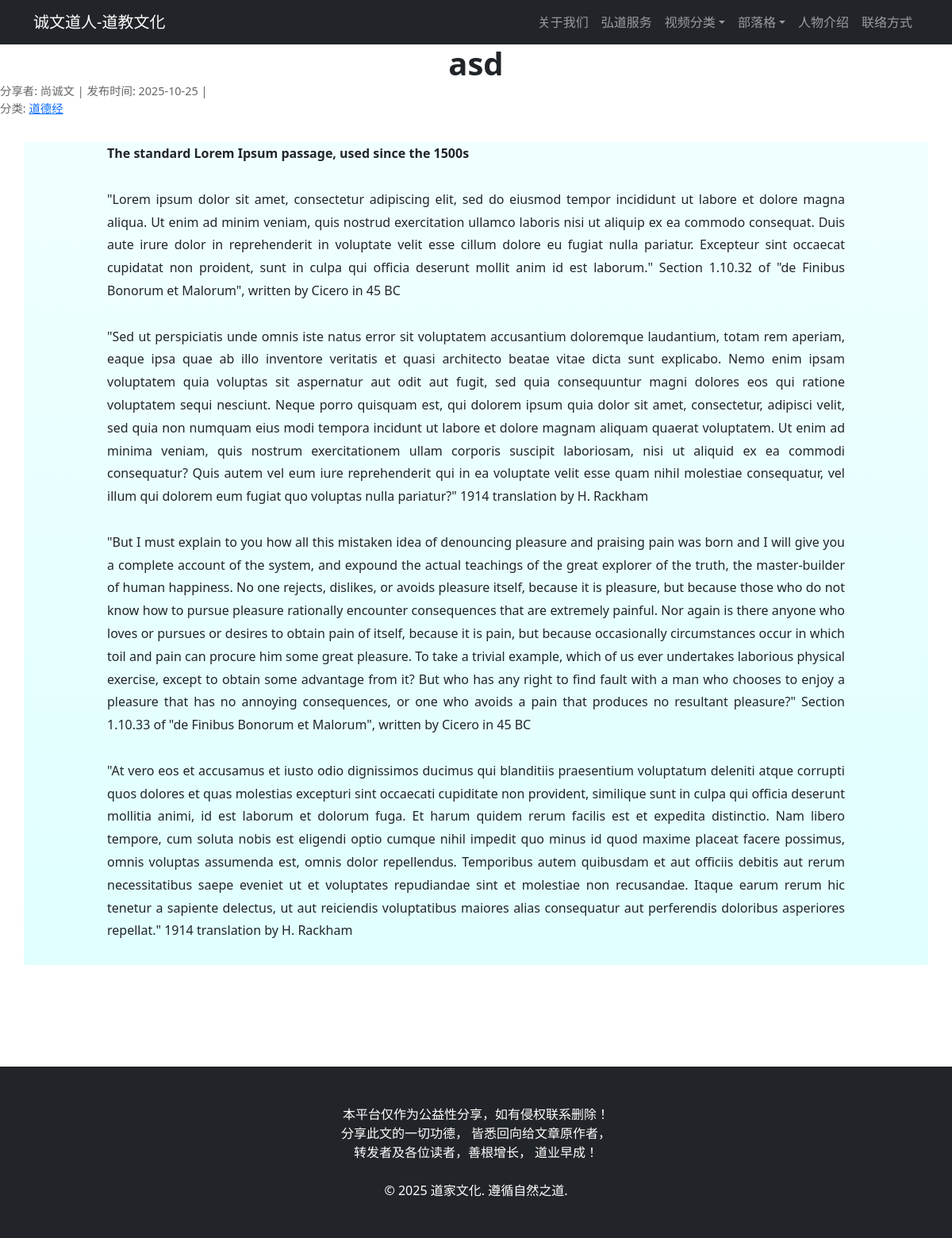
Screenshot of /post/9/ with the database file from the repository.
### Taoism_site/models.py (models this page shows, shortened)
class Post(models.Model):
	title = models.CharField(max_length=200)
	content = models.TextField()
	excerpt = models.TextField(max_length=300, blank=True)
	author = models.ForeignKey(User, on_delete=models.CASCADE)
	category = models.ForeignKey(Blog_Category, on_delete=models.CASCADE)
	created_at = models.DateTimeField(default=datetime.datetime.now)
	updated_at = models.DateTimeField(default=datetime.datetime.now)
	is_published = models.BooleanField(default=True)
	views = models.PositiveIntegerField(default=0)
	class Meta:
		ordering = ['-created_at']
	def increase_views(self):
		self.views += 1
		self.save(update_fields=['views'])

class Blog_Category(models.Model):
	name = models.CharField(max_length=100)
	description = models.TextField(blank=True)
	created_at = models.DateTimeField(default=datetime.datetime.now)
	class Meta:
		verbose_name_plural = 'Blog_Categories'

### Taoism_site/views.py (the view)
# urls.py: path('post/<int:pk>/', views.post_detail, name='post_detail'),
def post_detail(request, pk):
	post = get_object_or_404(Post, pk=pk, is_published=True)
	post.increase_views()
	context = {
		'post': post,
		'blog_categories': Blog_Category.objects.all(),
		'tk_categories' :  TK_Category.objects.all(),
		'recent_posts': Post.objects.filter(is_published=True)[:5],
	}
	return render(request, 'blogpost_detail.html', context)

### Taoism_site/templates/blogpost_detail.html (shortened to what this page needs)
{% extends 'base.html' %}
{% load static %}
{% block content %}
<article class="card-title"  >
    <h1 class="card-title"><center><strong>{{ post.title }}</strong></center></h1>
    <div class="post-meta" >
        <span>分享者: {{ post.author.last_name }}{{post.author.first_name}}</span> |
        <span>发布时间: {{ post.created_at|date:"Y-m-d" }}</span> |<br/>
        <span>分类: <a href="{% url 'category_posts' post.category.name %}">{{ post.category.name }}</a></span>
    </div>
    <center class="container" style="background-image: linear-gradient(to bottom, #F0FFFF, #E0FFFF)">
    <div class="post-content col-10" style="margin: 2rem 0; line-height: 1.8; text-align: justify;">
        {{ post.content|safe }}
    </div>
    </center>
</article>
{% endblock %}

### rows the page displays
Post: title "asd", author.last_name "尚", author.first_name "诚文", created_at "2025-10-25", category.name "道德经", content "The standard Lorem Ipsum passage, used since the 1500s \"Lorem ipsum dolor sit amet, consectetur adipiscing elit, sed do eiusmod tempor incididunt ut labore et dolore magna aliqua. Ut enim ad minim veniam, quis nostrud exercitation ullamco laboris nisi ut aliquip ex ea commodo consequat. Duis aute irure dolor in reprehenderit in voluptate velit esse cillum dolore eu fugiat nulla pariatur. Excepteur sint occaecat cupidatat non proident, sunt in culpa qui officia deserunt mollit anim id est laborum.\" Section 1.10.32 of \"de Finibus Bonorum et Malorum\", written by Cicero in 45 BC \"Sed ut perspiciatis unde omnis iste natus error sit voluptatem accusantium doloremque laudantium, totam rem aperiam,…"
